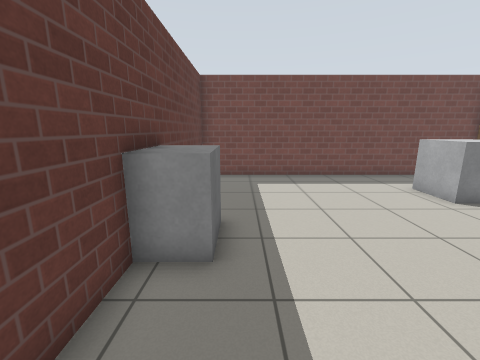
View 1 (above)

12 first-person views from a walk through a Gazebo world. The camera is 1.2 m above the floor, tilts 12° down and sees 90° across. The floor is counted in squares, 0.5 m on a side. Each view is taken from the middle of a square. On the plan, view 1 faces up. The plan holds only what a view shows up to about 16 squares ahead; the rest is blank. The place goes on beyond the plan. Simple patterns stand in for the simulator's built-in surfaces.

View 2
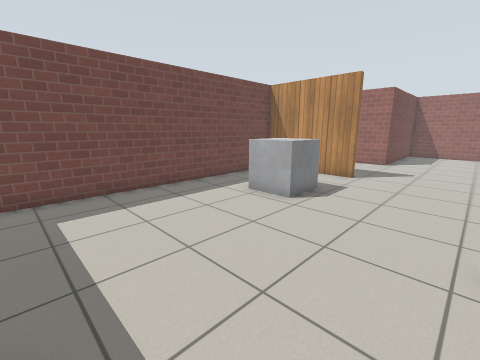

View 3
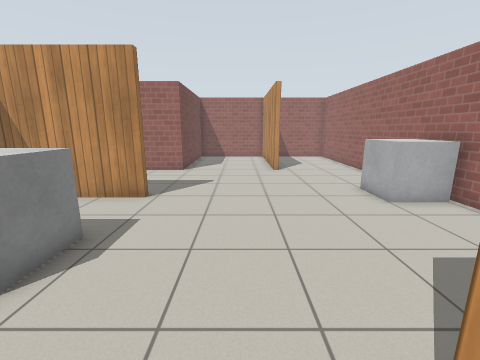

View 4
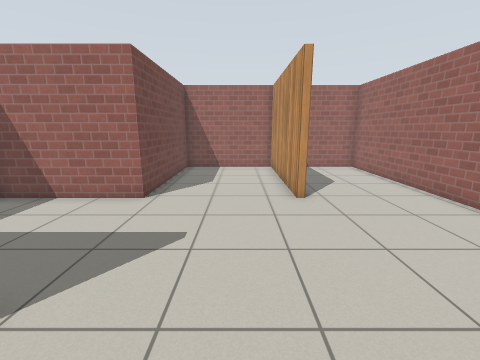

View 5
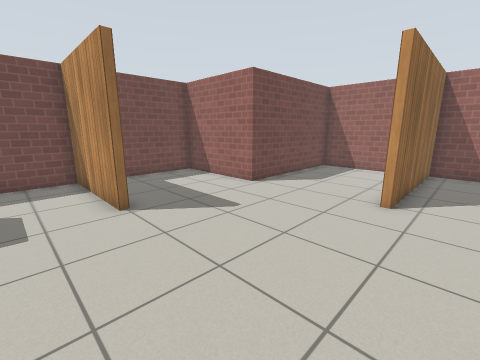

View 6
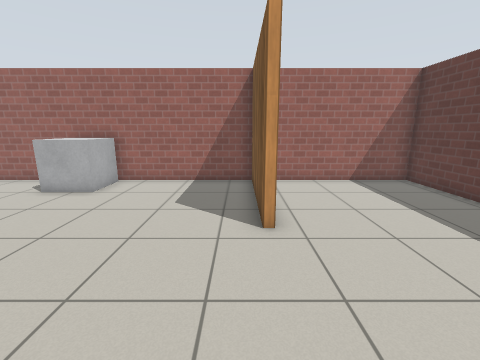

View 7
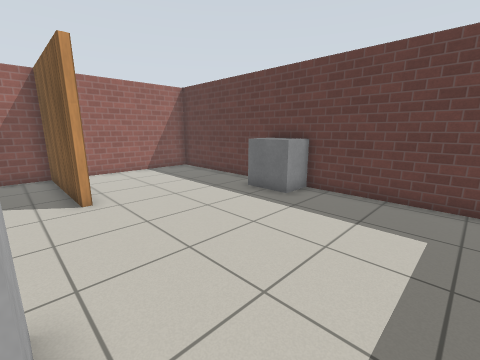

View 8
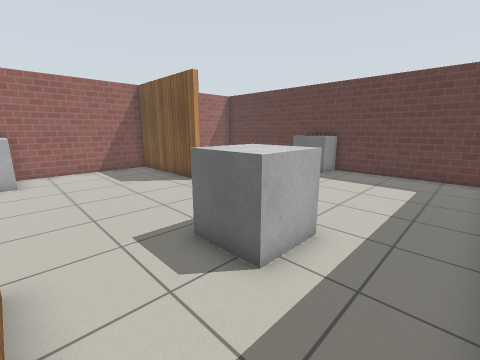

View 9
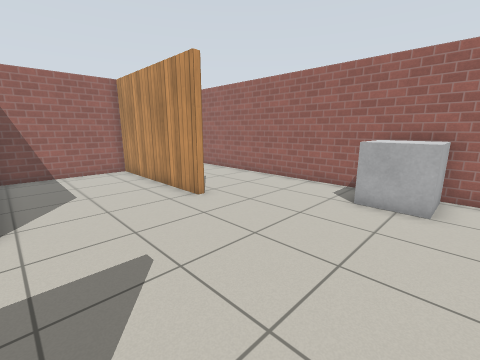

View 10
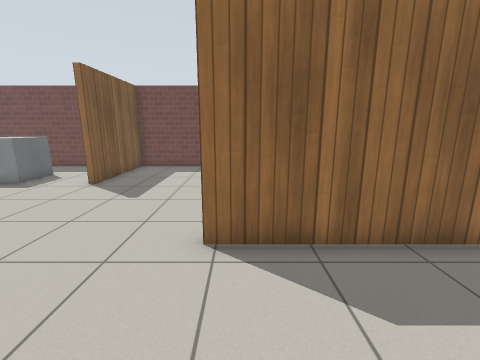

View 11
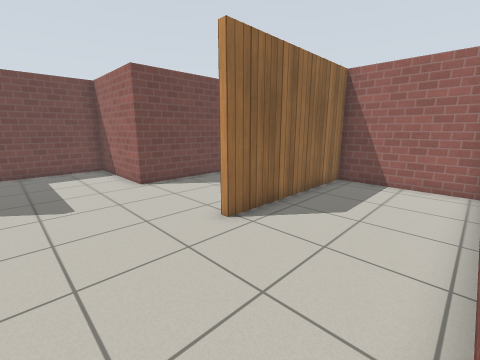

View 12
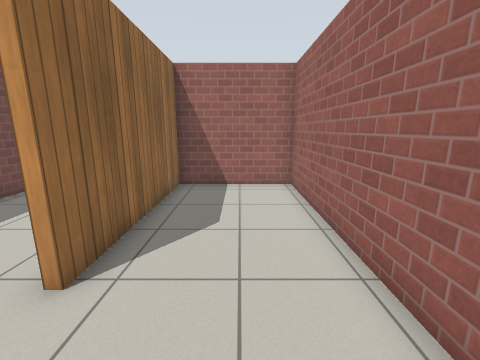

### Floor plan
Points are (right, up) in squares from view 1. A wall is a line through its corners. A room is listed if a view was taken in it or the views show most of it. See-through windows are left out.
Room 1 (views 1, 2, 3, 4, 5, 6, 7, 8, 9, 10, 11, 12)
walls: (12.3, 7.4) (12.3, 12.6) (-2, 12.6) (-2, -3.3) (4.2, -3.3); (5.4, 2.5) (5.4, -3.3) (11.4, -3.3); (18.1, 2) (25.4, 2) (25.4, 7.4) (18.2, 7.4) (18.2, 12.6) (12.6, 12.6) (12.6, 7.4); (13.6, -3.3) (25.4, -3.3) (25.4, 1.7) (18.1, 1.7)
objects: grey box (-2, 4) to (-1, 6); grey box (7, 8) to (9, 9); grey box (12, -3) to (13, -1)

Where each view was taken, in squares from view 1:
view 1: 0 up, 0 right, facing up
view 2: 3 up, 0 right, facing up-right
view 3: 4 up, 4 right, facing right
view 4: 4 up, 10 right, facing right
view 5: 0 up, 10 right, facing up-right
view 6: 8 up, 6 right, facing down
view 7: 11 up, 7 right, facing down-left
view 8: 12 up, 12 right, facing down-left
view 9: 7 up, 11 right, facing down-right
view 10: 3 down, 19 right, facing up
view 11: 3 down, 14 right, facing up-right
view 12: 1 down, 15 right, facing right
